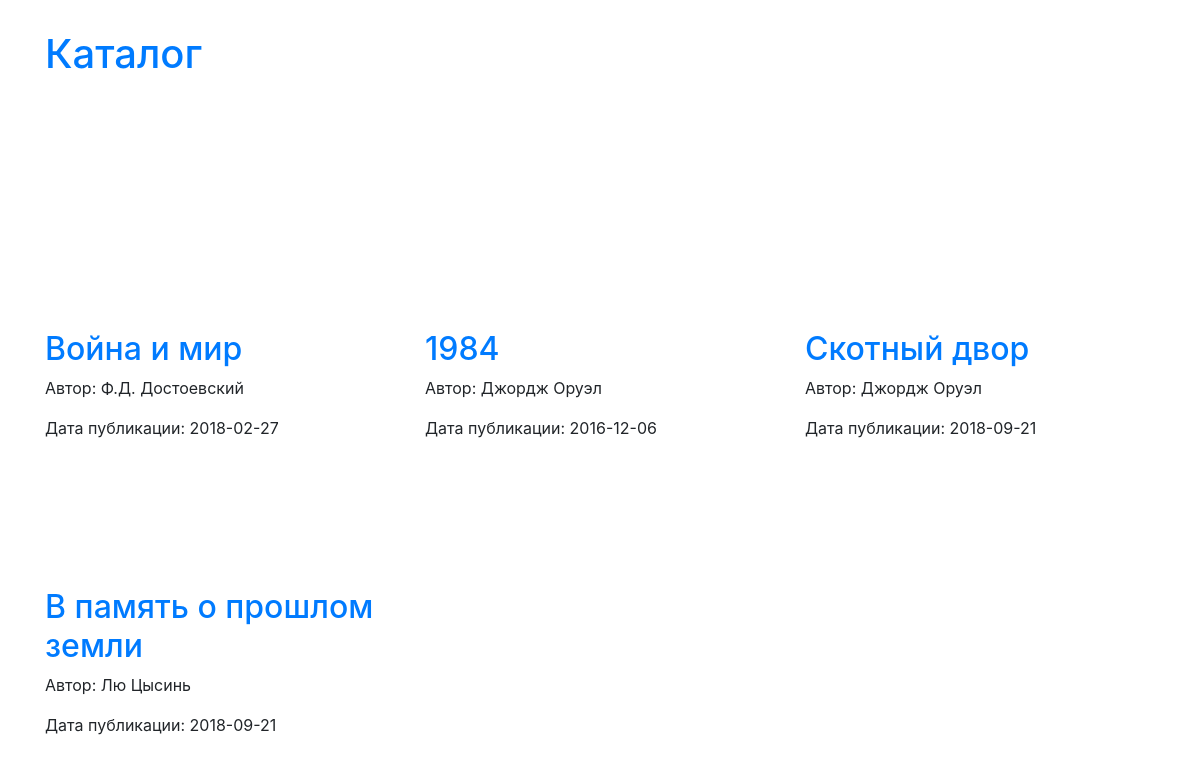
The page /books/ on the database its author committed.
### books/models.py (models this page shows, shortened)
class Book(models.Model):
    name = models.CharField(u'Название', max_length=64)
    author = models.CharField(u'Автор', max_length=64)
    pub_date = models.DateField(u'Дата публикации')

### books/views.py (the view)
# urls.py: path('books/', books_view, name='books'),
def books_view(request):
    template = 'books/books_list.html'
    books = Book.objects.all()
    context = {
        'books': books
    }
    return render(request, template, context)

### books/views.py (called while the page is built)
    def to_url(self, value: datetime) -> str:
        return value.strftime(self.format)

### templates/books/books_list.html (shortened to what this page needs)
{% extends "base.html" %}
{% load static %}
{% block content %}
    <div class="container">
        <div class="header">
            <h1><a href="/books">Каталог</a></h1>
        </div>
        <div class="row">
            {% for book in books %}
            <div class="book col-md-4">
                <br>
                <br>
                <br>
                <a href="{% url 'pub' book.pub_date %}" >
                    <h2>{{ book.name }}</h2>
                </a>
                <p>Автор: {{ book.author }}</p>
                <p>Дата публикации: {{ book.pub_date|date:"Y-m-d" }}</p>
            </div>
            {% endfor %}
        </div>
    </div>
{% endblock %}

### templates/base.html (shortened to what this page needs)
<!DOCTYPE html>{% load static %}
<html>
  <head>
    <link type="text/css" rel="stylesheet" href="{% static "css/bootstrap.css" %}"  media="screen,projection"/>
    <link type="text/css" rel="stylesheet" href="{% static "css/style.css" %}"  media="screen,projection"/>
  </head>
  <body>
    {% block content %}{% endblock %}
  </body>
</html>

### static/css/style.css (style rules this page uses)
.header { margin-top: 30px; margin-bottom: 150px; }
.book { margin-top: 30px; margin-bottom: 30px; }

### rows shown on the page
Book: name "Война и мир", author "Ф.Д. Достоевский", pub_date "2018-02-27"
Book: name "1984", author "Джордж Оруэл", pub_date "2016-12-06"
Book: name "Скотный двор", author "Джордж Оруэл", pub_date "2018-09-21"
Book: name "В память о прошлом земли", author "Лю Цысинь", pub_date "2018-09-21"
